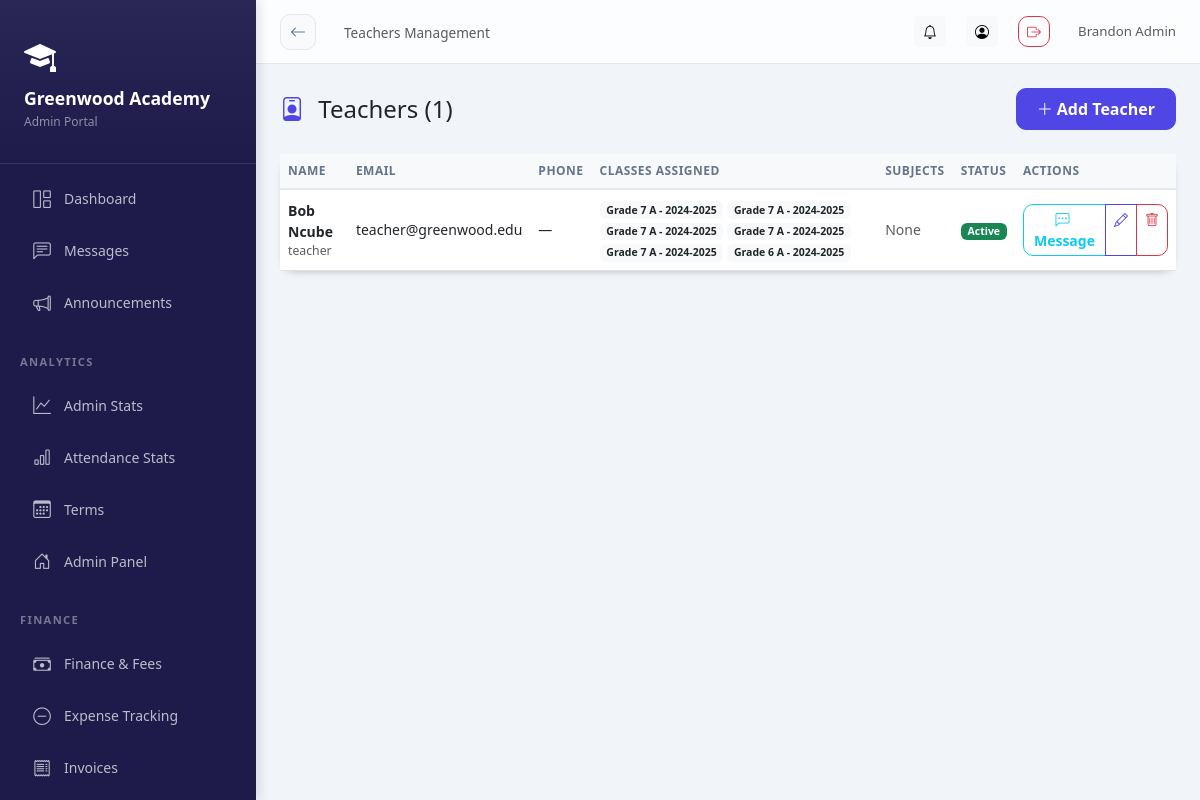
The page /academics/teachers/ (signed in) on the database its author committed.
### schools/models.py (models this page shows, shortened)
class School(models.Model):
    STATUS_CHOICES = [
        ('pending', 'Pending Approval'),
        ('active', 'Active'),
        ('suspended', 'Suspended'),
        ('rejected', 'Rejected'),
    ]
    name = models.CharField(max_length=200)
    subdomain = models.CharField(max_length=50, unique=True, db_index=True)
    email = models.EmailField()
    phone = models.CharField(max_length=20, blank=True)
    address = models.TextField(blank=True)
    logo = models.ImageField(upload_to='school_logos/', blank=True, null=True)
    theme_color = models.CharField(max_length=7, default='#4F46E5', help_text='Hex color code')
    motto = models.CharField(max_length=200, blank=True)
    status = models.CharField(max_length=20, choices=STATUS_CHOICES, default='pending')
    is_demo = models.BooleanField(default=False)
    created_at = models.DateTimeField(auto_now_add=True)
    updated_at = models.DateTimeField(auto_now=True)
    is_deleted = models.BooleanField(default=False)
    parent_registration_enabled = models.BooleanField(default=True)
    registration_token = models.CharField(max_length=100, unique=True, blank=True, null=True)
    subscription_active = models.BooleanField(default=False)
    subscription_expires = models.DateTimeField(null=True, blank=True)
    class Meta:
        ordering = ['-created_at']

class SchoolUser(SyncBaseModel):
    ROLE_CHOICES = [
        ('headmaster', 'Headmaster'),
        ('admin', 'School Admin'),
        ('teacher', 'Teacher'),
        ('student', 'Student'),
        ('parent', 'Parent'),
    ]
    user = models.ForeignKey(User, on_delete=models.CASCADE, related_name='school_memberships')
    school = models.ForeignKey(School, on_delete=models.CASCADE, related_name='members', db_index=True)
    role = models.CharField(max_length=20, choices=ROLE_CHOICES, db_index=True)
    is_active = models.BooleanField(default=True, db_index=True)
    signature = models.ImageField(upload_to='signatures/', blank=True, null=True)
    class Meta:
        unique_together = ['user', 'school']

### academics/models.py (models this page shows, shortened)
class TeacherSubjectAssignment(SyncBaseModel):
    school = models.ForeignKey(School, on_delete=models.CASCADE, related_name='teacher_subject_assignments', null=True, blank=True)
    teacher = models.ForeignKey(
        SchoolUser,
        on_delete=models.CASCADE,
        limit_choices_to={'role': 'teacher'},
        related_name='subject_assignments'
    )
    subject = models.ForeignKey(Subject, on_delete=models.CASCADE, related_name='teacher_assignments')
    class_section = models.ForeignKey(ClassSection, on_delete=models.CASCADE, related_name='teacher_subjects')
    academic_year = models.ForeignKey(AcademicYear, on_delete=models.CASCADE, related_name='teacher_assignments')
    objects = TenantManager()
    all_objects = models.Manager()
    class Meta:
        unique_together = ['teacher', 'subject', 'class_section', 'academic_year']

class ClassSection(SyncBaseModel):
    school = models.ForeignKey(School, on_delete=models.CASCADE, related_name='class_sections')
    class_level = models.ForeignKey(ClassLevel, on_delete=models.CASCADE, related_name='sections')
    section_name = models.CharField(max_length=20)  # e.g., "A", "B", "Science"
    class_teacher = models.ForeignKey(
        SchoolUser,
        on_delete=models.SET_NULL,
        null=True,
        blank=True,
        limit_choices_to={'role': 'teacher'},
        related_name='homeroom_classes'
    )
    academic_year = models.ForeignKey(AcademicYear, on_delete=models.CASCADE, related_name='sections')
    objects = TenantManager()
    all_objects = models.Manager()
    class Meta:
        unique_together = ['class_level', 'section_name', 'academic_year']
        ordering = ['class_level__order', 'section_name']
    def __str__(self):
        return f"{self.class_level.name} {self.section_name} - {self.academic_year.name}"

class ClassLevel(SyncBaseModel):
    school = models.ForeignKey(School, on_delete=models.CASCADE, related_name='class_levels')
    name = models.CharField(max_length=50)  # e.g., "Grade 1", "Class 5"
    order = models.IntegerField(default=0)
    objects = TenantManager()
    all_objects = models.Manager()
    class Meta:
        ordering = ['order', 'name']

class AcademicYear(SyncBaseModel):
    school = models.ForeignKey(School, on_delete=models.CASCADE, related_name='academic_years')
    name = models.CharField(max_length=50)  # e.g., "2024-2025"
    start_date = models.DateField()
    end_date = models.DateField()
    is_current = models.BooleanField(default=False)
    objects = TenantManager()
    all_objects = models.Manager()
    class Meta:
        ordering = ['-start_date']

### academics/views.py (the view)
# urls.py: path('teachers/', views.TeacherListView.as_view(), name='teacher_list'),
@method_decorator(login_required, name='dispatch')
class TeacherListView(ListView):
    model = SchoolUser
    template_name = 'academics/teacher_list.html'
    context_object_name = 'teachers'
    def get_queryset(self):
        return SchoolUser.objects.filter(
            school=self.request.school,
            role='teacher',
            is_active=True
        ).select_related('user')
    def get_context_data(self, **kwargs):
        context = super().get_context_data(**kwargs)
        context['assignments'] = TeacherSubjectAssignment.objects.filter(
            class_section__school=self.request.school
        ).select_related('teacher__user', 'subject', 'class_section')
        context['teachers'] = self.get_queryset()
        return context

### core/models.py (called while the page is built)
    def get_queryset(self):
        queryset = super().get_queryset()
        school = get_current_school()
        if school:
            return queryset.filter(school=school)
        return queryset

### schools/context_processors.py (called while the page is built)
def school_context(request):
    school = getattr(request, 'school', None)
    school_role = ''
    if school and request.user.is_authenticated:
        try:
            su = SchoolUser.objects.get(user=request.user, school=school, is_active=True)
            school_role = su.role
        except SchoolUser.DoesNotExist:
            pass
    return {
        'current_school': school,
        'school_role': school_role,
    }

### academics/templates/academics/teacher_list.html (shortened to what this page needs)
{% extends 'base_dashboard.html' %}
{% block page_title %}Teachers Management{% endblock %}
{% block content %}
<div class="d-flex justify-content-between align-items-center mb-4">
  <h4 class="mb-0">
    <i class="bi bi-person-badge me-2 text-primary"></i>
    {% if school_role == 'parent' %}Teachers Directory{% else %}Teachers ({{ teachers|length }}){% endif %}
  </h4>
  {% if school_role in 'headmaster,admin' %}
  <a href="{% url 'academics:teacher_add' %}" class="btn btn-primary">
    <i class="bi bi-plus-lg me-1"></i>Add Teacher
  </a>
  {% endif %}
</div>
<div class="card">
  <div class="card-body p-0">
    <div class="table-responsive">
      <table class="table table-hover mb-0">
        <thead class="table-light">
          <tr>
            <th>Name</th>
            <th>Email</th>
            <th>Phone</th>
            <th>Classes Assigned</th>
            <th>Subjects</th>
            <th>Status</th>
            <th>Actions</th>
          </tr>
        </thead>
        <tbody>
          {% for teacher in teachers %}
          <tr>
            <td>
              <div>
                <strong>{{ teacher.user.get_full_name }}</strong>
                <div class="small text-muted">{{ teacher.role }}</div>
              </div>
            </td>
            <td>{{ teacher.user.email }}</td>
            <td>{{ teacher.phone|default:"—" }}</td>
            <td>
              {% with assignments=teacher.subject_assignments.all %}
                {% if assignments %}
                  {% for assignment in assignments %}
                    <span class="badge bg-light text-dark">{{ assignment.class_section }}</span>
                  {% endfor %}
                {% else %}
                  <span class="text-muted">None</span>
                {% endif %}
              {% endwith %}
            </td>
            <td>
              {% with subjects=teacher.subjects.all %}
                {% if subjects %}
                  {% for subject in subjects %}
                    <span class="badge bg-primary">{{ subject.name }}</span>
                  {% endfor %}
                {% else %}
                  <span class="text-muted">None</span>
                {% endif %}
              {% endwith %}
            </td>
            <td>
              <span class="badge {% if teacher.is_active %}bg-success{% else %}bg-danger{% endif %}">
                {% if teacher.is_active %}Active{% else %}Inactive{% endif %}
              </span>
            </td>
            <td>
              <div class="btn-group btn-group-sm" role="group">
                {% if request.user != teacher.user %}
                <a href="{% url 'messaging:start' teacher.user.id %}" class="btn btn-outline-info" title="Message">
                  <i class="bi bi-chat-left-dots me-1"></i>Message
                </a>
                {% endif %}
                {% if school_role in 'headmaster,admin' %}
                <a href="{% url 'academics:teacher_edit' teacher.pk %}" class="btn btn-outline-primary" title="Edit">
                  <i class="bi bi-pencil"></i>
                </a>
                <a href="{% url 'academics:teacher_delete' teacher.pk %}" class="btn btn-outline-danger"
                   onclick="return confirm('Delete ' + '{{ teacher.user.get_full_name }}? This cannot be undone.');" title="Delete">
                  <i class="bi bi-trash"></i>
                </a>
                {% endif %}
              </div>
            </td>
          </tr>
          {% endfor %}
        </tbody>
      </table>
    </div>
  </div>
</div>
{% endblock %}

### templates/base_dashboard.html (shortened to what this page needs)
<!DOCTYPE html>
<html lang="en">
<head>
<link rel="stylesheet" href="https://cdn.jsdelivr.net/npm/bootstrap@5.3.0/dist/css/bootstrap.min.css">
<link rel="stylesheet" href="https://cdn.jsdelivr.net/npm/bootstrap-icons@1.11.0/font/bootstrap-icons.css">
<link href="https://cdn.jsdelivr.net/npm/tom-select@2.2.2/dist/css/tom-select.bootstrap5.css" rel="stylesheet">
</head>
<body>
<div class="sidebar" id="sidebar">
  <div class="sidebar-brand">
    {% if current_school.logo %}
      <img src="{{ current_school.logo.url }}" alt="{{ current_school.name }}" class="rounded">
  {% else %}
    <i class="bi bi-mortarboard-fill text-white mb-2 d-block" style="font-size: 2rem;"></i>
  {% endif %}
  <h5>{{ current_school.name|default:"AcademiaLink" }}</h5>
  <small>{{ school_role|title }} Portal</small>
  </div>
  <nav class="py-2">
    <a href="{% url 'analytics:dashboard' %}" class="nav-link {% if request.path == '/analytics/dashboard/' %}active{% endif %}">
      <i class="bi bi-grid-1x2"></i> Dashboard
    </a>
    <a href="{% url 'messaging:list' %}" class="nav-link {% if 'messages' in request.path %}active{% endif %}">
      <i class="bi bi-chat-left-text"></i> Messages
    </a>
    <a href="{% url 'notifications:announcements' %}" class="nav-link {% if 'announcements' in request.path %}active{% endif %}">
      <i class="bi bi-megaphone"></i> Announcements
    </a>
    {% if school_role in 'headmaster,teacher' %}
    <div class="nav-section">Academic</div>
    <a href="{% url 'academics:student_list' %}" class="nav-link {% if 'students' in request.path %}active{% endif %}">
      <i class="bi bi-people"></i> Students
    </a>
    {% if school_role in 'headmaster,teacher,admin' %}
    <a href="{% url 'academics:teacher_list' %}" class="nav-link {% if 'teachers' in request.path %}active{% endif %}">
      <i class="bi bi-person-badge"></i> Teachers Directory
    </a>
    <a href="{% url 'academics:parent_list' %}" class="nav-link {% if 'parents' in request.path %}active{% endif %}">
      <i class="bi bi-people-fill"></i> Parents Directory
    </a>
    {% endif %}
    <a href="{% url 'academics:class_section_list' %}" class="nav-link {% if 'sections' in request.path %}active{% endif %}">
      <i class="bi bi-building"></i> Classes
    </a>
    <a href="{% url 'academics:subject_list' %}" class="nav-link {% if 'subjects' in request.path %}active{% endif %}">
      <i class="bi bi-book"></i> Subjects
    </a>
    <div class="nav-section">Attendance</div>
    <a href="{% url 'attendance:home' %}" class="nav-link {% if 'attendance' in request.path %}active{% endif %}">
      <i class="bi bi-calendar-check"></i> Attendance
    </a>
    <div class="nav-section">Results</div>
    <a href="{% url 'results:result_entry' %}" class="nav-link {% if 'entry' in request.path %}active{% endif %}">
      <i class="bi bi-pencil-square"></i> Enter Results
    </a>
    {% elif school_role == 'admin' %}
    <div class="nav-section">Analytics</div>
    <a href="{% url 'analytics:dashboard' %}#admin" class="nav-link {% if 'dashboard' in request.path %}active{% endif %}">
      <i class="bi bi-graph-up"></i> Admin Stats
    </a>
    <a href="{% url 'attendance:report' %}" class="nav-link {% if 'attendance_report' in request.path %}active{% endif %}">
      <i class="bi bi-bar-chart"></i> Attendance Stats
    </a>
    {% endif %}
    <a href="{% url 'results:term_list' %}" class="nav-link {% if 'terms' in request.path %}active{% endif %}">
      <i class="bi bi-calendar3"></i> Terms
    </a>
    <a href="{% url 'dashboard' %}" class="nav-link {% if '/school/dashboard/' in request.path %}active{% endif %}">
      <i class="bi bi-house-door"></i> Admin Panel
    </a>
    {% if school_role == 'admin' %}
    <div class="nav-section">Finance</div>
    <a href="{% url 'fees:home' %}" class="nav-link {% if 'fees' in request.path %}active{% endif %}">
      <i class="bi bi-cash-stack"></i> Finance & Fees
    </a>
    <a href="{% url 'fees:expense_list' %}" class="nav-link {% if 'expenses' in request.path %}active{% endif %}">
      <i class="bi bi-dash-circle"></i> Expense Tracking
    </a>
    <a href="{% url 'fees:invoice_list' %}" class="nav-link {% if 'invoices' in request.path %}active{% endif %}">
      <i class="bi bi-receipt"></i> Invoices
    </a>
    <a href="{% url 'fees:structure_list' %}" class="nav-link {% if 'structures' in request.path %}active{% endif %}">
    </a>
    {% endif %}
  </nav>
</div>
<div class="main-content">
  <div class="topbar">
    <div class="topbar-left">
      <a href="javascript:history.back()" class="btn-back d-none d-md-flex" id="global-back-btn" title="Go Back">
        <i class="bi bi-arrow-left"></i>
      </a>
      <nav aria-label="breadcrumb" class="d-none d-md-block">
        <span class="text-muted" style="font-size:.85rem;">{% block page_title %}{% endblock %}</span>
      </nav>
    </div>
    <div class="topbar-right">
      <a href="{% url 'notifications:list' %}" class="btn btn-sm btn-light position-relative" title="Notifications">
        <i class="bi bi-bell"></i>
      </a>
      <a href="{% url 'accounts:profile' %}" class="btn btn-sm btn-light" title="Profile">
        <i class="bi bi-person-circle"></i>
      </a>
      <a href="{% url 'accounts:logout' %}" class="btn btn-sm btn-outline-danger" title="Logout">
        <i class="bi bi-box-arrow-right"></i>
      </a>
      <span class="text-muted d-none d-md-inline-block ms-2" style="font-size:.83rem;">
        {{ user.get_full_name|default:user.username }}
      </span>
    </div>
  </div>
  <div class="page-content">
    {% block content %}{% endblock %}
  </div>
</div>
</body>
</html>

### rows shown on the page
School: name "Greenwood Academy"
SchoolUser: role "Admin"
SchoolUser: user.get_full_name "Bob Ncube", role "teacher", user.email "teacher@greenwood.edu", phone "—", is_active "Active", shows "Message"
TeacherSubjectAssignment: class_section "Grade 7 A - 2024-2025"
TeacherSubjectAssignment: class_section "Grade 7 A - 2024-2025"
TeacherSubjectAssignment: class_section "Grade 7 A - 2024-2025"
TeacherSubjectAssignment: class_section "Grade 7 A - 2024-2025"
TeacherSubjectAssignment: class_section "Grade 7 A - 2024-2025"
TeacherSubjectAssignment: class_section "Grade 6 A - 2024-2025"

### other values the page prints
{{ user.get_full_name|default:user.username }} "Brandon Admin"
{{ teachers|length }} "1"
